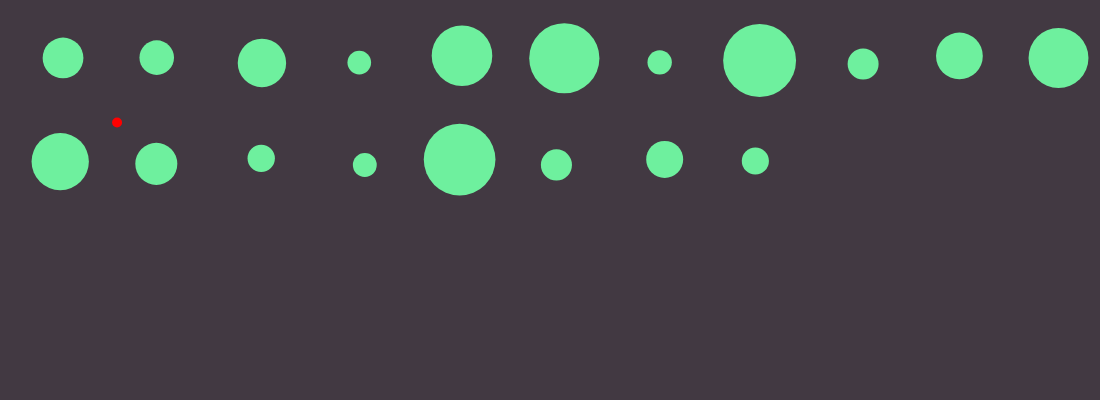
Frame 1 (no input)
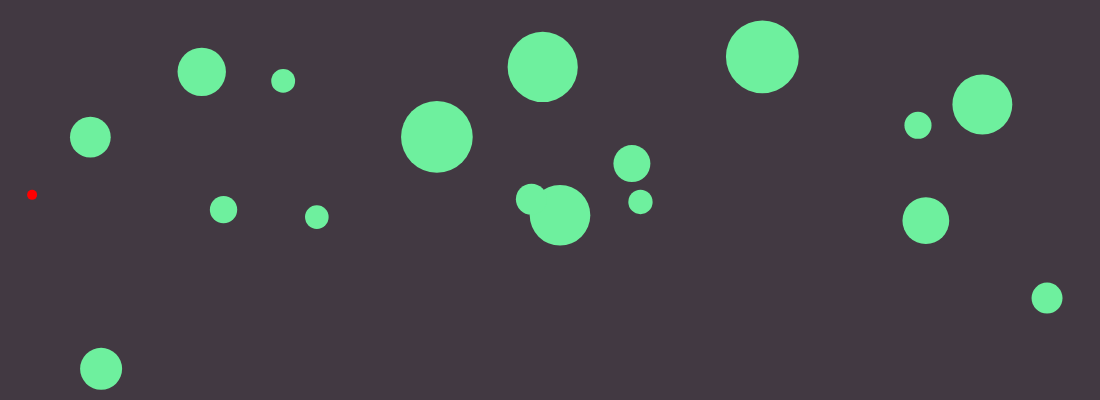
Frame 60 (no input)
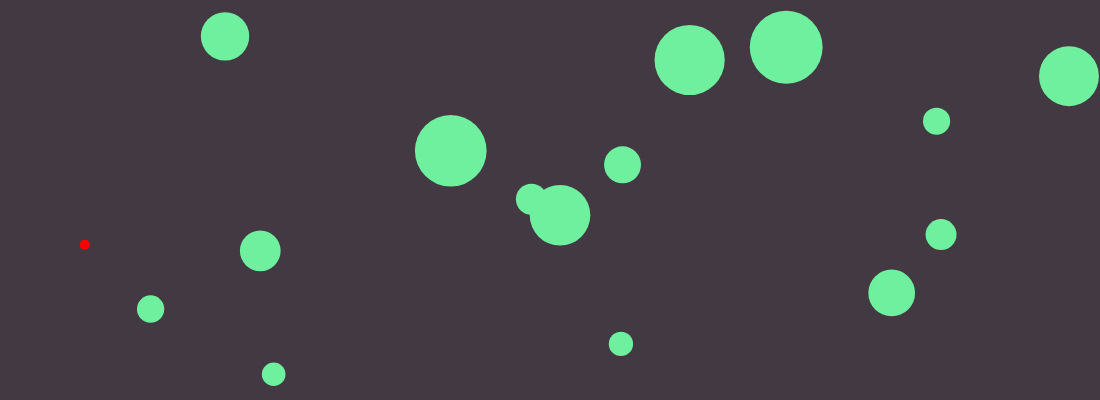
Frame 120 (the mouse pressed at the canvas centre since frame 60)

The p5.js sketch that drew these frames (run headless with seeded random() and noise() and a simulated clock; from frame 60 on, the mouse is pressed at the canvas centre):

// p5.js sketch
// ── sketch.js

// Bouncing Balls
// Week 12


// create a variable for the ball object
let balls = [];
const numOfBalls = 20;

function setup() {
    // createCanvas(windowWidth, windowHeight);
    createCanvas(windowWidth-100, 400);

    // create a new ball object of class type "Ball"
    let init_x = 60;
    let init_y = 60;
    destroyer = new Ball(30,30);
    destroyer.setDestroyerBall();
    balls.push(destroyer);

    for (let i = 1; i < numOfBalls; i++) {
        balls.push(new Ball(init_x, init_y));
        // move the starting position over
        // This is to ensure that the balls do not start
        // "on top" of each other
        init_x += 100;
        if (init_x > width) {
            init_x = 60;
            init_y += 100;
        }
    }
}

function draw() {
    background('rgb(66, 57, 66)');

    for (let i = 0; i < balls.length; i++) {
        // call the ball's methods
        balls[i].ballCheck(balls, i);
        balls[i].edgeCheck();
        balls[i].moveRandom();
        balls[i].display();
    }
}

document.onkeypress = function (e) {

    switch (e.key) {
        case 'ArrowUp':
            balls[0].moveY(-20);
            console.log("up");
            break;
        case 'ArrowDown':
            balls[0].moveY(20);
            // down arrow
            console.log("down");
            break;
        case 'ArrowLeft':
            // left arrow
            balls[0].moveX(-20);
            console.log("left");
            break;
        case 'ArrowRight':
            balls[0].moveX(20);
            console.log("right");
            // right arrow
    }
};



//////////////////////////////////////////////////
//      BALL CLASS DEFINITION
//////////////////////////////////////////////////
class Ball {
    constructor(x, y, size) {
        this.color = this.color = 'rgb(110, 240, 158)';
        this.size = random(20, 80);
        this.rad = this.size / 2;
        this.posX = x;
        this.posY = y;
        this.deltaX = random(-5, 5);
        this.deltaY = random(-5, 5);
        this.type = "prey";
    }

    display() {
        push();
        // remove the balls outer stroke
        noStroke();
        // set the balls fill color
        fill(this.color);
        // set the position of the ball
        translate(this.posX, this.posY);
        ellipse(0, 0, this.size);
        pop();
    }

    moveRandom() {
        this.posX += this.deltaX;
        this.posY += this.deltaY;
    }

    moveX(directionX){
      this.posX += directionX;
    }

    moveY(directionY){
      this.posY += directionY;
    }

    edgeCheck() {
        // check if the ball has hit a vertical wall (left or right walls)
        if (this.posX + this.rad >= width || this.posX - this.rad <= 0) {
            this.deltaX *= -1;
        }
        // check if the ball has hit a horizontal wall (top or bottom walls)
        if (this.posY + this.rad >= height || this.posY - this.rad <= 0) {
            this.deltaY *= -1;
        }
    }

    setDestroyerBall(){
      this.color = 'red';
      this.size = 10;
      this.posX = 120;
      this.posY = 120;
      this.type = "destroyer"
    }


    ballCheck(otherBalls, myId) {
        // for loop touches each of the balls in the array
        for (let n = 0; n < otherBalls.length; n++) {
            // if n != myId, then check for touching
            // otherwise, its ME and we need to skip
            if (n != myId) {
                let d = dist(this.posX, this.posY, otherBalls[n].posX, otherBalls[n].posY);
                let combinedR = this.rad + otherBalls[n].rad;

                if (d <= combinedR) {
                    this.deltaX *= -1;
                    this.deltaY *= -1;

                    if(this.type == "destroyer"){
                      // remove ball it's been destroyed
                      otherBalls.splice(n,1);
                    }

                }
            }
        }
    }
}
